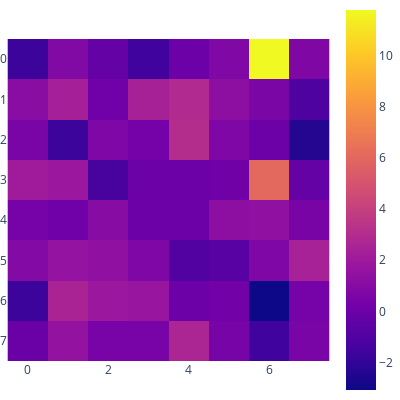
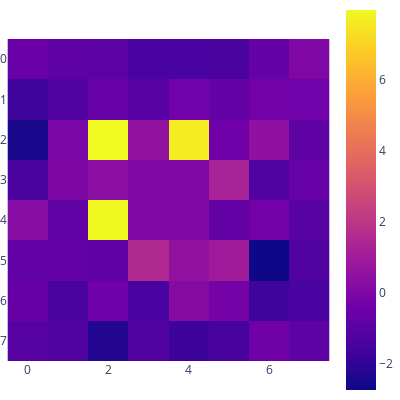

Notebook code for these charts, in order:
### Code cell
from othello import Othello



def token_to_ij(token):
    token_copy = token.copy()
    if token_copy > 26:
        token_copy += 2
    if token_copy > 34:
        token_copy += 2
    return (token_copy // 8, token_copy % 8)


def board_state(tokens, turn):
    game = Othello()
    for i in range(turn):
        print(tokens[i])
        # print(token_to_ij(tokens[i].numpy()))
        # print(token_to_ij(tokens[i].numpy())[0].item())
        # print(token_to_ij(tokens[i].numpy())[1].item())
        game.move(*token_to_ij(tokens[i].numpy()))
    game.display()
    
run = 7
for turn in range(10):

    # board_state(test_data[run,:-1], turn)

    # fig = px.imshow(tokens_to_ij(loaded_model(test_data[run,:-1].unsqueeze(dim=0).to(device = 'cuda'))[0][0,turn - 1,:]).detach().numpy())
    
    board_state(data[0][0], turn)

    fig = px.imshow(tokens_to_ij(loaded_model(data[0][0].unsqueeze(dim=0).to(device = 'cuda'))[0][0,turn - 1,:]).detach().numpy())

    fig.update_layout(width=400, height=400)

    fig.update_layout(
    margin=dict(l=0,r=0,b=0,t=0)
        )

    fig.show()

### Figure 1 — Plotly figure (JSON) as saved in the notebook; plotly's stock layout.template omitted (floating-point values rounded to 4 significant figures)
{"data": [{"coloraxis": "coloraxis", "hovertemplate": "x: %{x}<br>y: %{y}<br>color: %{z}<extra></extra>", "name": "0", "type": "heatmap", "xaxis": "x", "yaxis": "y", "z": [[-1.727, 0.8701, -0.2871, -1.587, -0.03976, 0.7689, 11.78, 0.7415], [1.12, 2.29, 0.1562, 2.411, 2.88, 1.259, 0.5893, -1.108], [0.5269, -1.689, 0.6983, 0.2932, 3.029, 0.7053, -0.02454, -2.406], [2.06, 1.852, -1.367, 0, 0, 0.1183, 6.068, -0.2605], [0.3786, 0.1353, 1.062, 0, 0, 1.247, 1.348, 0.4744], [0.8863, 1.561, 1.405, 0.7039, -0.9725, -0.7322, 0.682, 2.424], [-1.709, 2.515, 1.852, 1.713, -0.01275, 0.2617, -3.074, 0.3812], [-0.09415, 1.511, 0.4536, 0.443, 2.608, 0.4342, -1.57, 0.5459]]}], "layout": {"coloraxis": {"colorscale": [[0, "#0d0887"], [0.1111, "#46039f"], [0.2222, "#7201a8"], [0.3333, "#9c179e"], [0.4444, "#bd3786"], [0.5556, "#d8576b"], [0.6667, "#ed7953"], [0.7778, "#fb9f3a"], [0.8889, "#fdca26"], [1, "#f0f921"]]}, "height": 400, "margin": {"b": 0, "l": 0, "r": 0, "t": 0}, "width": 400, "xaxis": {"anchor": "y", "constrain": "domain", "domain": [0, 1], "scaleanchor": "y"}, "yaxis": {"anchor": "x", "autorange": "reversed", "constrain": "domain", "domain": [0, 1]}}}

### Figure 2 — Plotly figure (JSON) as saved in the notebook; plotly's stock layout.template omitted (floating-point values rounded to 4 significant figures)
{"data": [{"coloraxis": "coloraxis", "hovertemplate": "x: %{x}<br>y: %{y}<br>color: %{z}<extra></extra>", "name": "0", "type": "heatmap", "xaxis": "x", "yaxis": "y", "z": [[-0.6086, -0.8639, -0.9949, -1.473, -1.466, -1.419, -0.6973, 0.00574], [-1.702, -1.274, -0.6831, -1.042, -0.3864, -0.7695, -0.342, -0.3741], [-2.481, -0.0966, 7.956, 0.5366, 7.641, -0.4113, 0.4854, -0.8565], [-1.407, -0.03905, 0.3222, 0, 0, 1.238, -1.218, -0.6581], [0.2473, -0.8428, 7.908, 0, 0, -0.7618, -0.3573, -1.031], [-0.7766, -0.7716, -0.8647, 1.509, 0.5584, 0.9901, -2.729, -1.216], [-0.6456, -1.42, -0.3951, -1.434, 0.2089, -0.2864, -1.716, -1.448], [-1.103, -1.261, -2.301, -1.225, -1.728, -1.491, -0.4376, -0.9311]]}], "layout": {"coloraxis": {"colorscale": [[0, "#0d0887"], [0.1111, "#46039f"], [0.2222, "#7201a8"], [0.3333, "#9c179e"], [0.4444, "#bd3786"], [0.5556, "#d8576b"], [0.6667, "#ed7953"], [0.7778, "#fb9f3a"], [0.8889, "#fdca26"], [1, "#f0f921"]]}, "height": 400, "margin": {"b": 0, "l": 0, "r": 0, "t": 0}, "width": 400, "xaxis": {"anchor": "y", "constrain": "domain", "domain": [0, 1], "scaleanchor": "y"}, "yaxis": {"anchor": "x", "autorange": "reversed", "constrain": "domain", "domain": [0, 1]}}}
